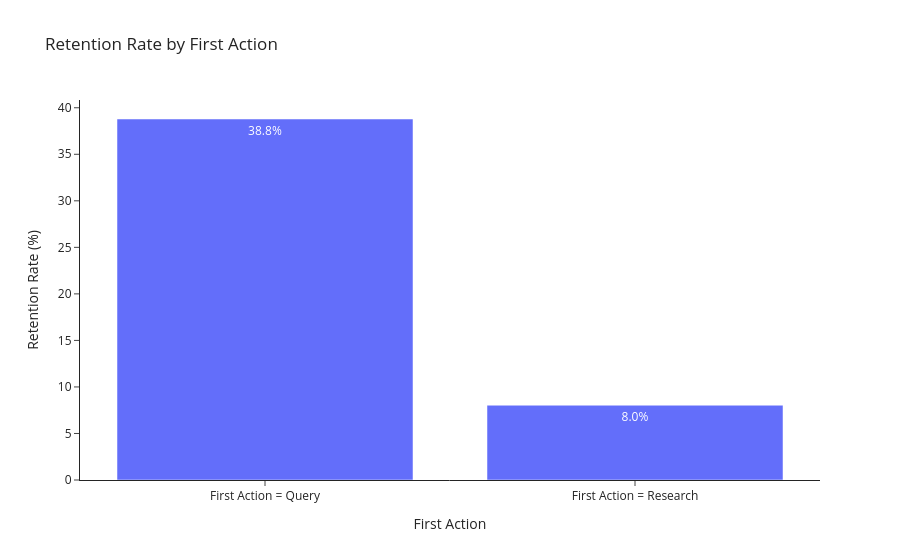

Notebook code for this chart:
### Markdown cell above
## 4) Chart Prototype: Retention by First Action

**What is calculated here:**
- Retention rate split by first action (`Query` vs `Research`).

**How it is calculated:**
- Group users by `first_source` from lifecycle.
- Compute mean of `retained_30d` and convert to percentage.

**Expected output:**
- Printed retention summary table.
- Plotly bar chart.

### Code cell
# Chart prototype 1: Retention comparison
retention_df = lifecycle.copy()
retention_df["segment"] = retention_df["first_source"].map({
    "query": "First Action = Query",
    "research": "First Action = Research",
})
retention_df = (
    retention_df.groupby("segment", as_index=False)["retained_30d"]
    .mean()
    .rename(columns={"retained_30d": "retention_rate"})
)
retention_df["retention_rate"] = retention_df["retention_rate"] * 100.0

print("Retention table (%):")
print(retention_df)

fig_retention = px.bar(
    retention_df,
    x="segment",
    y="retention_rate",
    title="Retention Rate by First Action",
    labels={"segment": "First Action", "retention_rate": "Retention Rate (%)"},
    text=retention_df["retention_rate"].map(lambda x: f"{x:.1f}%"),
)
fig_retention.update_layout(template="simple_white")
fig_retention.show()

### Figure 1 — Plotly figure (JSON) as saved in the notebook; plotly's stock layout.template omitted (floating-point values rounded to 4 significant figures)
{"data": [{"alignmentgroup": "True", "hovertemplate": "First Action=%{x}<br>Retention Rate (%)=%{y}<br>text=%{text}<extra></extra>", "legendgroup": "", "marker": {"color": "#636efa", "pattern": {"shape": ""}}, "name": "", "offsetgroup": "", "orientation": "v", "showlegend": false, "text": ["38.8%", "8.0%"], "textposition": "auto", "type": "bar", "x": ["First Action = Query", "First Action = Research"], "xaxis": "x", "y": [38.79, 8.036], "yaxis": "y"}], "layout": {"barmode": "relative", "legend": {"tracegroupgap": 0}, "title": {"text": "Retention Rate by First Action"}, "xaxis": {"anchor": "y", "domain": [0, 1], "title": {"text": "First Action"}}, "yaxis": {"anchor": "x", "domain": [0, 1], "title": {"text": "Retention Rate (%)"}}}}
